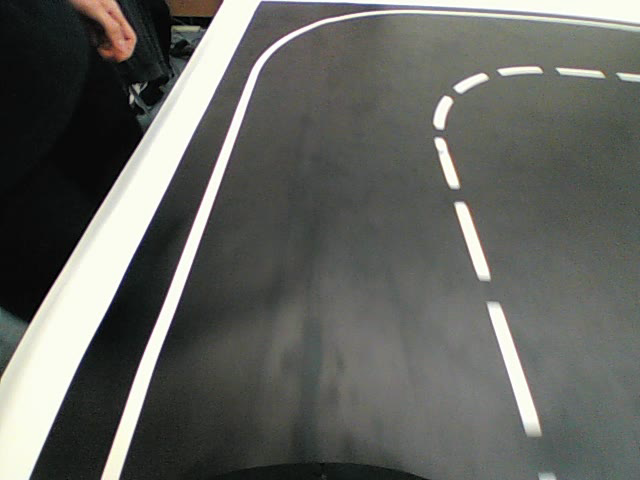
#> input picture frame 5 of videos/0.avi, 640 x 480 px, given in place of the camera
$ python acd_high_technologi.py
#> lines starting #> are read from the running program, lines starting #| are printed output that depends on the picture; after the words box and inside, x2 and y2 are one past the last pixel; in counts of white or black regions, pixels touching at a corner belong together
### recording_of_road.py
import cv2
import os

def setup(cap):
    path = "videos"

    frame_width = int(cap.get(3))
    frame_height = int(cap.get(4))
    size = (frame_width, frame_height)  #set the image size only this way

    if not os.path.exists(path):
        os.mkdir(path)

    try:
        last_add_file = os.listdir("videos")[-1]
        last_name = last_add_file.split('.')[0]
        new_name = str(int(last_name)+1)
    except:
        new_name = "0"


    out = cv2.VideoWriter(f"videos/{new_name}.avi", cv2.VideoWriter_fourcc('M','J','P','G'), 20.0, size)
    return out

### acd_high_technologi.py
import cv2
import numpy as np
#import pigpio
import os
import time
import recording_of_road

from arduino import Arduino
ARDUINO_PORT = "/dev/ttyACM0"
CAMERA_ID = '/dev/video0'

#arduino = Arduino(ARDUINO_PORT, baudrate=115200, timeout=5)
time.sleep(1)

#arduino.set_angle(1400)


cap = cv2.VideoCapture(0)
out = recording_of_road.setup(cap)
record = False


angle = 1400
esc = 1535

count_for_turn = 0
count_for_mid = 0

TURN = False
MID_ROAD = True
RIGHT_TURN = False
LEFT_TURN = False

RIGHT_LINE =True

ERROR = []


# os.system("sudo pigpiod")  # Launching GPIO library
# time.sleep(2)


ESC = 17
STEER = 18


print("podau signal")


SIZE = [200, 360]

"""             [35, 200], #left down
                [325, 200], #right down
                [270, 120], # right top
                [90, 120]]"""

src = np.float32([[20, 200], #left down
                [350, 200], #right down
                [275, 120], # right top
                [85, 120]]) #left top


src_draw = np.array(src, dtype=np.int32)

dst = np.float32([[0, SIZE[0]],
                [SIZE[1], SIZE[0]],
                [SIZE[1], 0],
                [0, 0]])


try:
    while True:

        ret, frame = cap.read()
#> frame is the input picture: shape (480, 640, 3); mean B, G, R 95.7, 100.2, 98.9
        if not ret:
            break

        if record:
            out.write(frame)
            cv2.waitKey(1)

        resized = cv2.resize(frame, (SIZE[1], SIZE[0]))
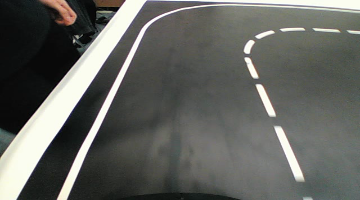
#> resized: shape (200, 360, 3); mean B, G, R 95.6, 100.1, 98.8

        #nado cdelat choby pri vyizde bokovay polosa propala
        r_channel = resized[:,:,2]
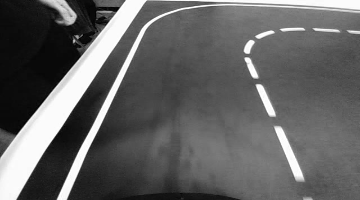
#> r_channel: shape (200, 360); min 0, max 255, mean 98.8
        binary = np.zeros_like(r_channel)
        binary[(r_channel > 200)] = 1

        hls = cv2.cvtColor(resized, cv2.COLOR_BGR2HLS)
#> hls: shape (200, 360, 3); mean of channels 0, 1, 2 52.4, 98, 30.4
        s_channel = resized[:,:,2]
        binary2 = np.zeros_like(s_channel)
        binary2[(r_channel > 250)] = 1 #if road light we above

        allBinary = np.zeros_like(binary)
        allBinary[(binary==1) | (binary2==1)] =255


        allBinary_visual = allBinary.copy()
        cv2.polylines(allBinary_visual, [src_draw], True, (255, 0,255))


        M = cv2.getPerspectiveTransform(src, dst)
        warped = cv2.warpPerspective(allBinary, M, (SIZE[1], SIZE[0]), flags=cv2.INTER_LINEAR)


        histogram = np.sum(warped[warped.shape[0]//2:, :], axis=0)
        midpoint = histogram.shape[0]//2

        IndWhitestColumnL = np.argmax(histogram[:midpoint])
        IndWhitestColumnR = np.argmax(histogram[midpoint:]) + midpoint
        warped_visual = warped.copy()
        cv2.line(warped_visual, (IndWhitestColumnL, 0), (IndWhitestColumnL, warped_visual.shape[0]), 110, 2)
        cv2.line(warped_visual, (IndWhitestColumnR, 0), (IndWhitestColumnR, warped_visual.shape[0]), 110, 2)


        nwindows = 16
        window_height = int(warped.shape[0]/nwindows)
        window_half_width = 25

        XcenterLeftWindow = IndWhitestColumnL
        XcenterRightWindow = IndWhitestColumnR

        left_lane_inds = np.array([], dtype= np.int16)
        right_lane_inds = np.array([], dtype= np.int16)

        out_img = np.dstack((warped, warped, warped))

        nonzero = warped.nonzero()
        WhitePixelIndY = np.array(nonzero[0])
        WhitePixelIndX = np.array(nonzero[1])


        FIND_RIGHT_LINE = 0

        for window in range(nwindows):

            win_y1 = warped.shape[0] - (window+1) * window_height
            win_y2 = warped.shape[0] - (window) * window_height

            left_win_x1 = XcenterLeftWindow - window_half_width
            left_win_x2 = XcenterLeftWindow + window_half_width

            right_win_x1 = XcenterRightWindow - window_half_width
            right_win_x2 = XcenterRightWindow + window_half_width

            cv2.rectangle(out_img, (left_win_x1, win_y1), (left_win_x2, win_y2), (50 + window *21,0,0),2)
            cv2.rectangle(out_img, (right_win_x1, win_y1), (right_win_x2, win_y2), (0 ,0 ,50 + window * 21), 2)


            good_left_inds = ((WhitePixelIndY>=win_y1) & (WhitePixelIndY<=win_y2) &
            (WhitePixelIndX>=left_win_x1) & (WhitePixelIndX<=left_win_x2)).nonzero()[0]

            good_right_inds = ((WhitePixelIndY>=win_y1) & (WhitePixelIndY<=win_y2) &
            (WhitePixelIndX>=right_win_x1) & (WhitePixelIndX<=right_win_x2)).nonzero()[0]

            left_lane_inds = np.concatenate((left_lane_inds, good_left_inds))

            right_lane_inds = np.concatenate((right_lane_inds, good_right_inds))

            if len(right_lane_inds) == 0:
                FIND_RIGHT_LINE +=1

            if len(good_left_inds) > 50:
                XcenterLeftWindow = int(np.mean(WhitePixelIndX[good_left_inds]))
            if len(good_right_inds) > 50:
                XcenterRightWindow = int(np.mean(WhitePixelIndX[good_right_inds]))
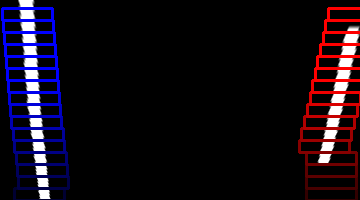
#> out_img: shape (200, 360, 3); mean of channels 0, 1, 2 20.4, 11.1, 18.8; drawn as B, G, R
#> after the loop, FIND_RIGHT_LINE = 2

        #print(FIND_RIGHT_LINE)
        if FIND_RIGHT_LINE > 14:
            RIGHT_TURN = True
            MID_ROAD = False
        #print(RIGHT_TURN)

        out_img[WhitePixelIndY[left_lane_inds], WhitePixelIndX[left_lane_inds]] = [255, 0,0]
        out_img[WhitePixelIndY[right_lane_inds], WhitePixelIndX[right_lane_inds]] = [0,0,255]
        #cv2.imshow("Lane", out_img)

        leftx = WhitePixelIndX[left_lane_inds]
        lefty = WhitePixelIndY[left_lane_inds]
        rightx = WhitePixelIndX[right_lane_inds]
        righty = WhitePixelIndY[right_lane_inds]

        #print(leftx,lefty)

        if len(leftx) and len(lefty) and len(rightx) and len(righty):
            left_fit = np.polyfit(lefty, leftx, 2)
            right_fit = np.polyfit(righty, rightx, 2)


        center_fit = ((left_fit + right_fit) / 2)


        high_point = 20
        low_point = 170

        # low_gor_ind = ((center_fit[0]) * (low_point ** 2)+ center_fit[1] * low_point + center_fit[2])
        # high_gor_ind = ((center_fit[0]) * (high_point ** 2)+ center_fit[1] * high_point + center_fit[2])

        for ver_ind in range(out_img.shape[0]):
            gor_ind = ((center_fit[0]) * (ver_ind ** 2)+
                    center_fit[1] * ver_ind +
                    center_fit[2])

            # high_point = 50
            # low_point = 150

            if ver_ind == low_point:
                cv2.circle(out_img, (int(gor_ind), int(ver_ind)), 2, (0,0,255), 5)
                low_gor_ind = int(gor_ind)
            elif ver_ind == high_point:
                cv2.circle(out_img, (int(gor_ind), int(ver_ind)), 2, (0,0,255), 5)
                high_gor_ind = int(gor_ind)
            else:
                cv2.circle(out_img, (int(gor_ind), int(ver_ind)), 2, (255,0,255), 1)
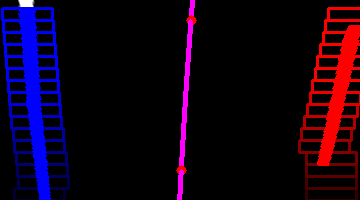
#> out_img: shape (200, 360, 3); mean of channels 0, 1, 2 20.8, 0.3, 17.5; drawn as B, G, R


        cur_error = int(high_gor_ind - low_gor_ind)
#> cur_error = 10
        ERROR.append(cur_error)
        #print("cur_error", cur_error)

        #averaging
        if len(ERROR) == 3:
            average_error = int(sum(ERROR) / 3)
            ERROR = []
            print(average_error)


        #mid right -6 left 6


        # if RIGHT_TURN and not MID_ROAD:
        #     print("RIGHT_TURN")
        #     arduino.set_angle(1100)
        #     #arduino.set_speed(esc+10)

        # elif LEFT_TURN and not MID_ROAD:
        #     print("LEFT_TURN")
        #     #arduino.set_speed(esc+10)
        #     arduino.set_angle(1700)


        #if abs(cur_error) > 6:  #eyecar had left road
            # if abs(cur_error) > 20: #20
            #     count_for_turn += 1
            #     if count_for_turn > 5: #5
            #         TURN = True
                #MID_ROAD = False
                    #print("TURN")


            #automatical driving
        #     if cur_error > 0: #left border
        #         #print("LEFT BORDER")
        #         angle-=50
        #         if angle < 1100:
        #             angle = 1100

        #         #arduino.set_angle(angle)
        #         #time.sleep(0.1)


        #     elif cur_error < 0: #right border
        #        # print("RIGHT BORDER")

        #         angle+=50
        #         if angle > 1700:
        #             angle = 1700

        #         #arduino.set_angle(angle)
        #         #time.sleep(0.1)


        # elif abs(cur_error) < 3:
        #     angle = 1400
        #     count_for_mid +=1

        #     if count_for_mid > 6:
        #         #TURN = False
        #         MID_ROAD = True
        #         #count_for_turn = 0
        #         #arduino.set_speed(esc)

        #         RIGHT_TURN = False
        #         LEFT_TURN = False
        #        # print("MID_ROAD",MID_ROAD)


        #     #arduino.set_angle(angle)
        # #arduino.set_speed(esc)


        #pi.set_servo_pulsewidth(ESC, esc)
        #time.sleep(0.2)

        cv2.imshow("frame", frame)
        # cv2.imshow("resized", resized)
        cv2.imshow("polygon", allBinary_visual)
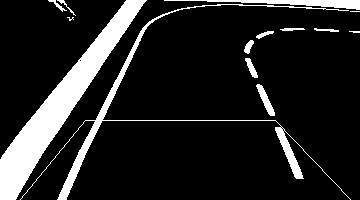
#> window 'polygon': shape (200, 360); 13.5% white; 14 white regions (3 under 20 px), largest, box (x1, y1, x2, y2) and area: (0, 0, 147, 200) 5951, (20, 4, 351, 200) 2293, (164, 0, 360, 10) 768
        cv2.imshow("warped", warped)
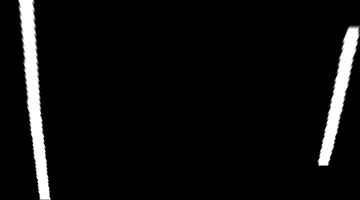
#> window 'warped': shape (200, 360); min 0, max 255, mean 14.7
        # cv2.imshow("WhitestColumn", warped_visual)
        # cv2.imshow("windows", out_img)

        cv2.line(out_img, (out_img.shape[1] //2, 0), (out_img.shape[1] // 2, out_img.shape[0]), (255, 255,255), 2)
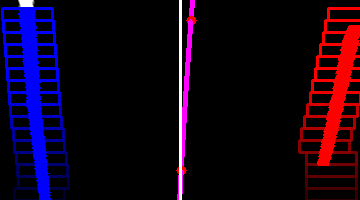
#> out_img: shape (200, 360, 3); 0.83% of pixels changed, all inside (x1, y1, x2, y2) = (179, 0, 182, 200); drawn as B, G, R

        cv2.imshow("CenterLine", out_img)

        k = cv2.waitKey(1)
#> (key q is pressed here)
        if k == ord("q"):
            #os.system("sudo killall pigpiod")
            break

        elif k == ord("w"):
            angle+=100

        elif k == ord("s"):
            angle-=100

        elif k == ord("d"):
            angle+=10
        elif k == ord("a"):
            angle-=10


        elif k == ord("i"):
            esc+=10

        elif k == ord("k"):
            esc-=10

        elif k == ord("l"):
            esc+=1
        elif k == ord("j"):
            esc-=1

        #print(esc)
        #print(angle)
except:
    print("jk")
    #arduino.set_angle(1400)
    #arduino.set_speed(1500)

$ run again, starting later in the video
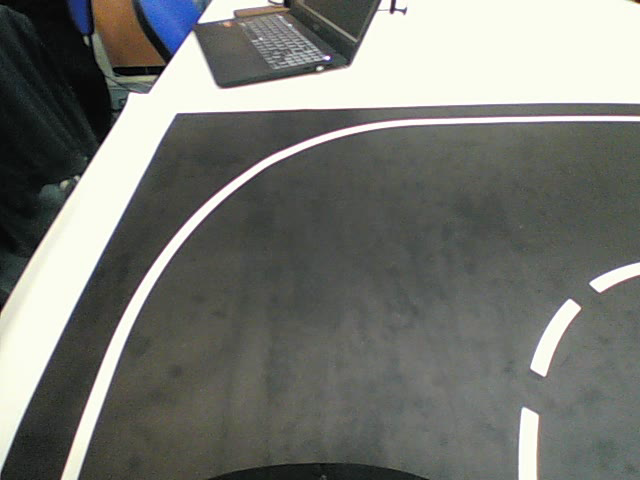
#> input picture frame 22 of videos/0.avi, 640 x 480 px, given in place of the camera
#> frame is the input picture: shape (480, 640, 3); mean B, G, R 114, 119.3, 117.6
#> hls: shape (200, 360, 3); mean of channels 0, 1, 2 52.7, 116.6, 49.6
#> `cv2.imshow("polygon", allBinary_visual)`:
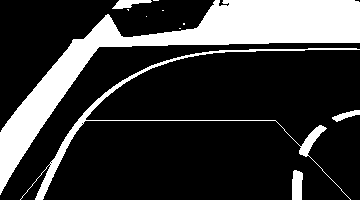
#> window 'polygon': shape (200, 360); 21.7% white; 11 white regions (6 under 20 px), largest, box (x1, y1, x2, y2) and area: (0, 0, 360, 195) 12873, (20, 48, 360, 200) 2123, (292, 170, 303, 200) 290, (112, 0, 152, 9) 202, (332, 110, 360, 122) 152
#> `cv2.line(out_img, (out_img.shape[1] //2, 0), (out_img.shape[1] // 2, o..`:
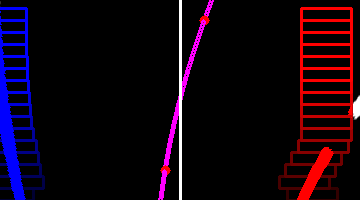
#> out_img: shape (200, 360, 3); mean of channels 0, 1, 2 15.5, 2.6, 17.6; drawn as B, G, R

$ run again, starting later in the video
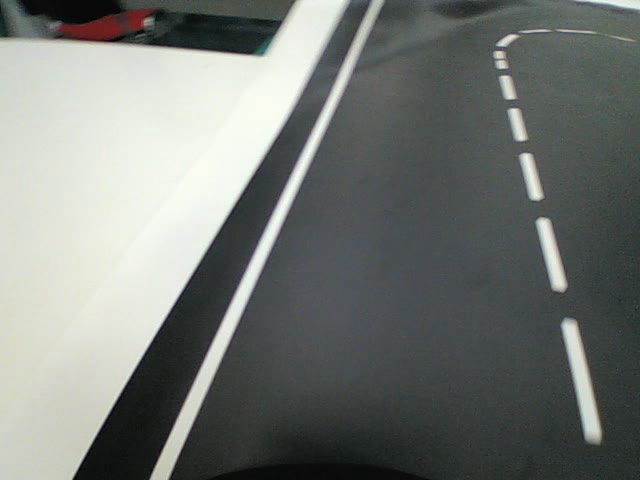
#> input picture frame 40 of videos/0.avi, 640 x 480 px, given in place of the camera
#> frame is the input picture: shape (480, 640, 3); mean B, G, R 117.6, 121.2, 117.5
#> `resized = cv2.resize(frame, (SIZE[1], SIZE[0]))`:
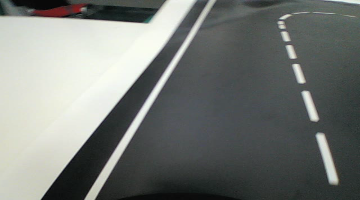
#> resized: shape (200, 360, 3); mean B, G, R 117.6, 121.2, 117.5
#> hls: shape (200, 360, 3); mean of channels 0, 1, 2 70.2, 118.5, 25.1
#> `out_img[WhitePixelIndY[left_lane_inds], WhitePixelIndX[left_lane_inds]..`:
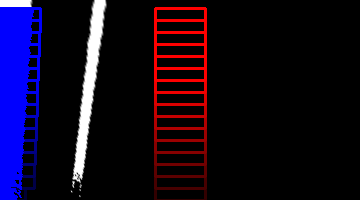
#> out_img: shape (200, 360, 3); mean of channels 0, 1, 2 28.6, 7.9, 17.2; drawn as B, G, R
